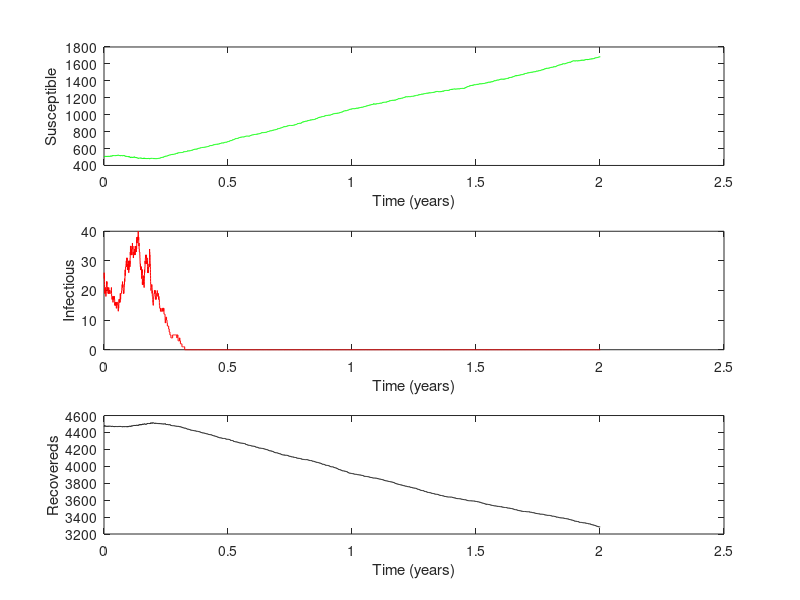

Source code (MATLAB):
function [t,X,Y,Z] = Program_6_4(beta,gamma,mu,X0,Y0,N0,MaxTime)
%
% 
% Program_6_4( beta, gamma, mu, X0, Y0, N0, MaxTime)
%      This is the MATLAB version of program 6.4 from page 203 of 
% "Modeling Infectious Disease in humans and animals" 
% by Keeling & Rohani.
% 
% It is the SIR model (including births and deaths) with full 
% (event-driven) demographic stochasticity.
%
% This is a more complex stochastic model as 6 events are
% possible: infection, recovery, birth, death of susceptible, death of
% infected, death of recovered.
%
% Note: by default we are using a very small population size to highlight
% the stochasticity.

% Sets up default parameters if necessary.
if nargin == 0
   beta=1;
   gamma=1/10.0;
   mu=5e-4;
   N0=5000;
   
   Y0=ceil(mu*N0/gamma);
   X0=floor(gamma*N0/beta);
   
   MaxTime=2*365;
end

% Checks all the parameters are valid
if X0<=0 
    error('Initial number of susceptibles (%g) is less than or equal to zero',X0);
end

if Y0<=0 
    error('Initial number of infecteds (%g) is less than or equal to zero',Y0);
end

if N0<=0 
    error('Initial population size (%g) is less than or equal to zero',N0);
end

if beta<=0 
    error('Transmission rate beta0 (%g) is less than or equal to zero',beta0);
end

if gamma<=0 
    error('Recovery rate gamma (%g) is less than or equal to zero',gamma);
end

if mu<=0 
    error('Brith and Death rate mu (%g) is less than or equal to zero',mu);
end
  
if MaxTime<=0 
    error('Maximum run time (%g) is less than or equal to zero',MaxTime);
end

if X0+Y0>N0
    warning('Initial level of suceptibles + infecteds (%g + %g = %g) is greater than population size (%g)',X0,Y0,X0+Y0,N0);
end


Z0=N0-X0-Y0;

% The main iteration 

[t, pop]=Stoch_Iteration([0 MaxTime],[X0 Y0 Z0],[beta gamma mu N0]);

T=t/365; X=pop(:,1); Y=pop(:,2); Z=pop(:,3);

% plots the graphs with scaled colours
subplot(3,1,1)
h=plot(T,X,'-g');
xlabel 'Time (years)';
ylabel 'Susceptible'

subplot(3,1,2)
h=plot(T,Y,'-r');
xlabel 'Time (years)';
ylabel 'Infectious'

subplot(3,1,3)
h=plot(T,Z,'-k');
xlabel 'Time (years)';
ylabel 'Recovereds'




% Do the iterations using the full event driven stochastic methodology
% This is a relatively general version of the event-driven methodology know
% as Gillespie's Direct Algorithm
function [T,P]=Stoch_Iteration(Time,Initial,Parameters)

X=Initial(1); Y=Initial(2); Z=Initial(3);
T=0; P(1,:)=[X Y Z];
old=[X Y Z];

loop=1;
while (T(loop)<Time(2))  
    [step,new]=Iterate(old,Parameters);
    loop=loop+1;
    T(loop)=T(loop-1)+step;
    P(loop,:)=old;
    loop=loop+1;
    T(loop)=T(loop-1);
    P(loop,:)=new; old=new;
    
     if loop>=length(T)
        T(loop*2)=0;
        P(loop*2,:)=0;
    end
end

T=T(1:loop); P=P(1:loop,:);


% Do the actual iteration step
function [step, new_value]=Iterate(old, Parameters);

beta=Parameters(1); gamma=Parameters(2); mu=Parameters(3); N=Parameters(4);
X=old(1); Y=old(2); Z=old(3);

Rate(1) = beta*X*Y/N;  Change(1,:)=[-1 +1 0];
Rate(2) = gamma*Y;  Change(2,:)=[0 -1 +1];
Rate(3) = mu*N;  Change(3,:)=[+1 0 0];
Rate(4) = mu*X;  Change(4,:)=[-1 0 0];
Rate(5) = mu*Y;  Change(5,:)=[0 -1 0];
Rate(6) = mu*Z;  Change(6,:)=[0 0 -1];

R1=rand(1,1);
R2=rand(1,1);

step = -log(R2)/(sum(Rate));

% find which event to do
m=min(find(cumsum(Rate)>=R1*sum(Rate)));

new_value=old+Change(m,:);







